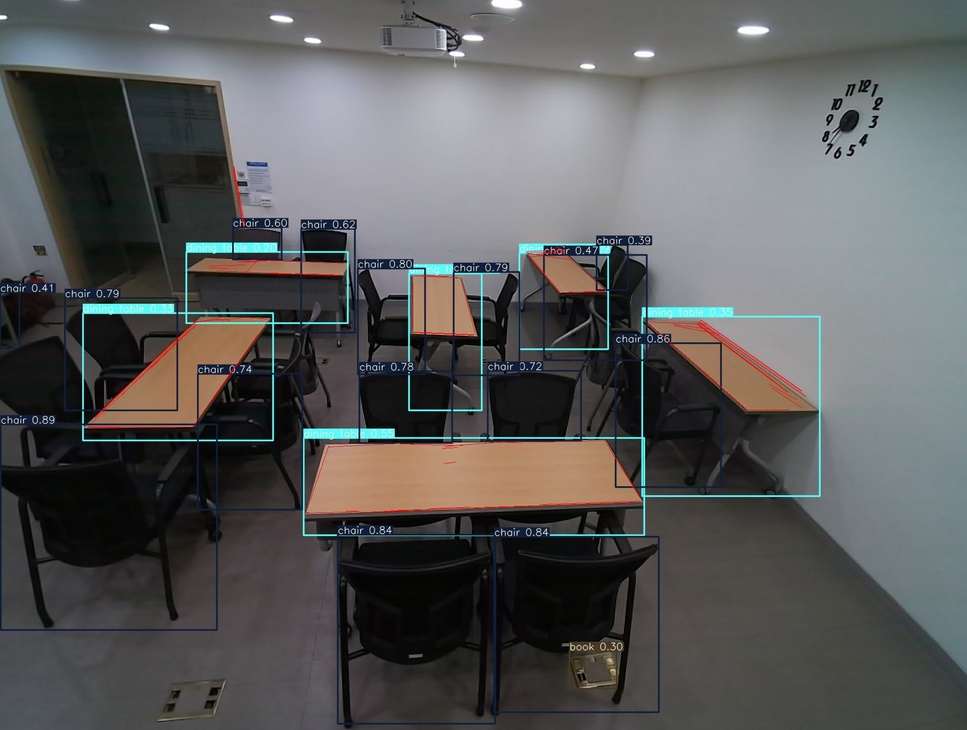
#> input picture utils/result0.jpeg, 967 x 730 px, shrunk from 1928 x 1456 before the run
$ python -i table_lines.py   (imports and definitions only)
#> lines starting #> are read from the running program, lines starting #| are printed output that depends on the picture
#> further down, picture is the input picture: shape (730, 967, 3); mean B, G, R 89.4, 89.6, 89.2
import cv2
import numpy as np
import os
import sys
from pathlib import Path
from PIL import Image

# return list of line endpoints
# reference: https://stackoverflow.com/questions/45322630/how-to-detect-lines-in-opencv
def find_lines(img):
    gray = cv2.cvtColor(img, cv2.COLOR_BGR2GRAY)
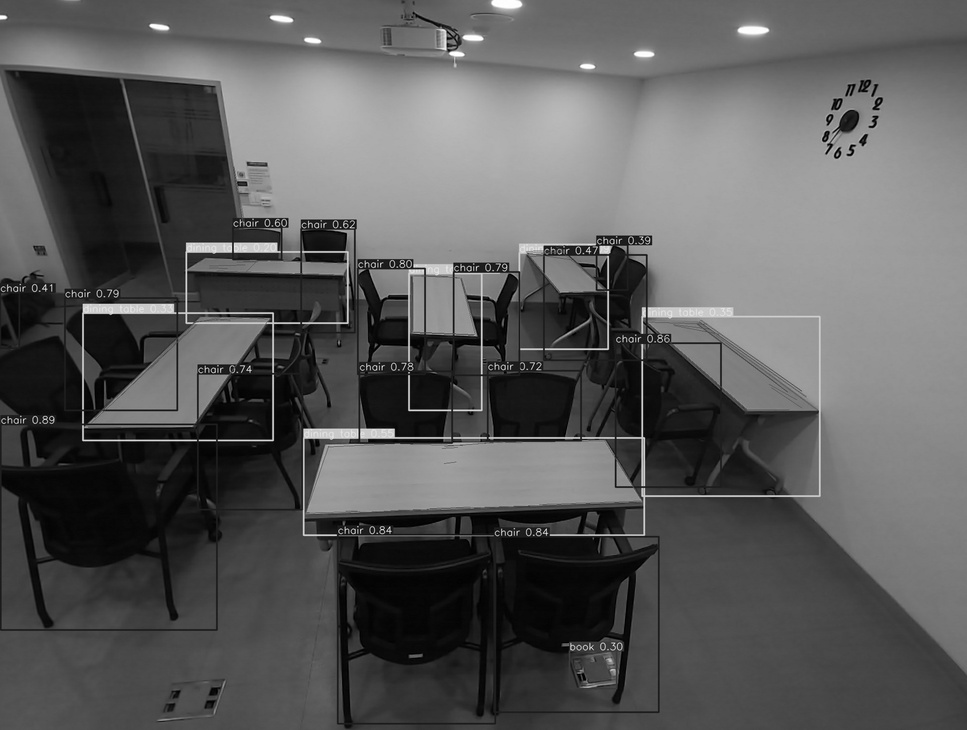
#> gray: shape (730, 967); min 0, max 255, mean 89.4
    kernel_size = 9
    h, w = gray.shape
#> h = 730; w = 967
    if (h < 100 or w < 100):
        kernel_size = 3
    blur_gray = cv2.GaussianBlur(gray, (kernel_size, kernel_size), 0)
    low_threshold = 10
    high_threshold = 70
    edges = cv2.Canny(blur_gray, low_threshold, high_threshold)
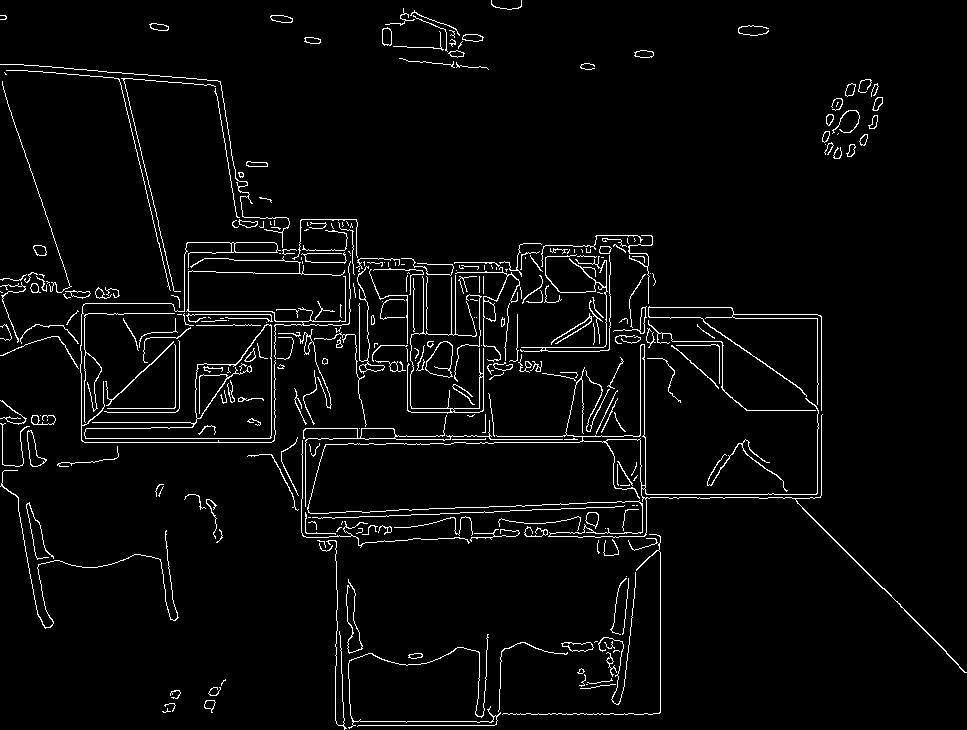
#> edges: shape (730, 967); 3.6% white in thin lines or dots
    rho = 1
    theta = np.pi / 180
    threshold = 30  # minimum number of votes (intersections in Hough grid cell)
    min_line_length = 5  # minimum number of pixels making up a line
    max_line_gap = 40  # maximum gap in pixels between connectable line segments
    line_image = np.copy(img) * 0  # creating a blank to draw lines on
#> line_image: shape (730, 967, 3); every value is 0
    # Run Hough on edge detected image
    # Output "lines" is an array containing endpoints of detected line segments
    lines = cv2.HoughLinesP(edges, rho, theta, threshold, np.array([]),
                        min_line_length, max_line_gap)
#> lines = 368 rows, first 6: [81, 438, 395, 438], [301, 513, 646, 501], [175, 318, 517, 318], [84, 442, 306, 442], [274, 439, 645, 439], [660, 712, 660, 494]

    for line in lines:
        for x1,y1,x2,y2 in line:
            cv2.line(line_image,(x1,y1),(x2,y2),(255,0,0),1)
#> this loop made 368 passes
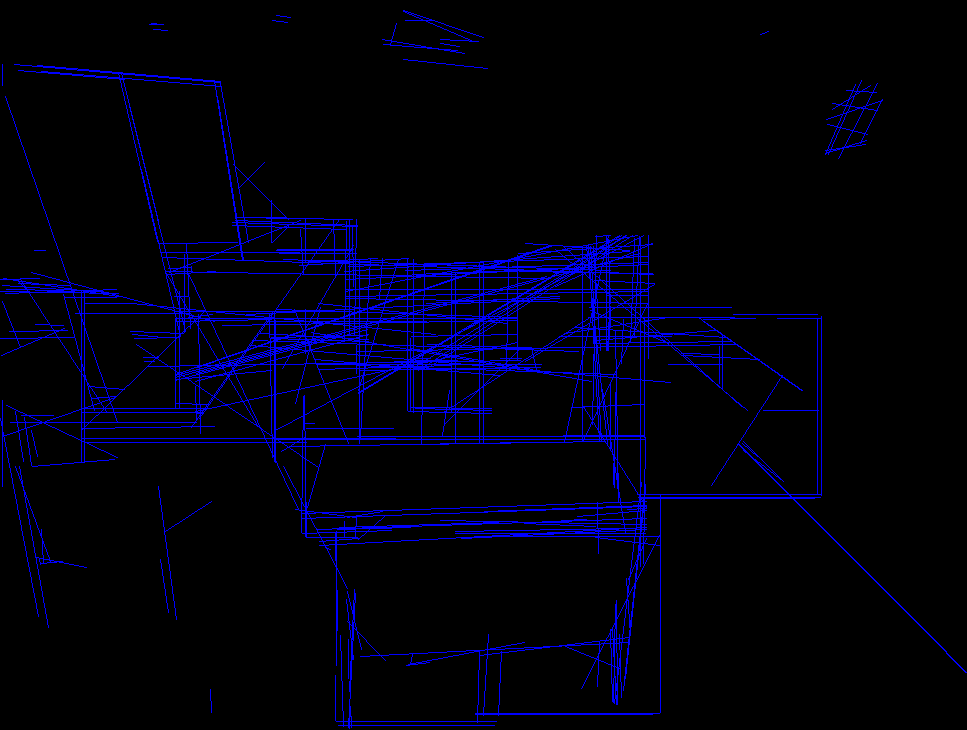
#> line_image: shape (730, 967, 3); mean B, G, R 14.7, 0, 0

    lines = [lines[i].flatten() for i in range(len(lines))]
#> lines = 368 items, first 6: [81, 438, 395, 438], [301, 513, 646, 501], [175, 318, 517, 318], [84, 442, 306, 442], [274, 439, 645, 439], [660, 712, 660, 494]

    return line_image, lines

# connect nearby lines -> find intersection point -> extend endpoints
MAX = 1000
EPS = 0.01

# [20 lines left out: functions slope_intercept, find_intersect, not called in this run]

slope_threshold = 1
parallel_threshold = 15
dist_threshold = 15
# lengthen nearby lines so that they intersect, and merge line segments that are on the same line
# could return 1 or 2 lines
# if this returns 1 line, then this means we have merged two consecutive lines, so we can delete the second line
# [131 lines left out: functions change_endpoints, connect_lines, not called in this run]


# find connected components. String of nodes as intersections btw lines (end when an intersection = beginning)
# numpy connections
connections = []
# brute force

# if length of connection < 4 (less than 4 intersections), create connections
    # use endpoints as nodes

# if length of connection > 4:
    # get rid of nodes

# if length of connection == 4:
    # store Polygon area, connection info

# find area of largest connected component -> use as table

# reduce nodes in table to 4. Use slope and line

# [33 lines left out: function test, not called in this run]


        # [10 lines of commented-out code are left out]

# [2 lines not run here, left out]

>>> import cv2
>>> picture = cv2.imread('result0.jpeg')
>>> result = find_lines(picture)

$ run again, on utils/result2.jpeg
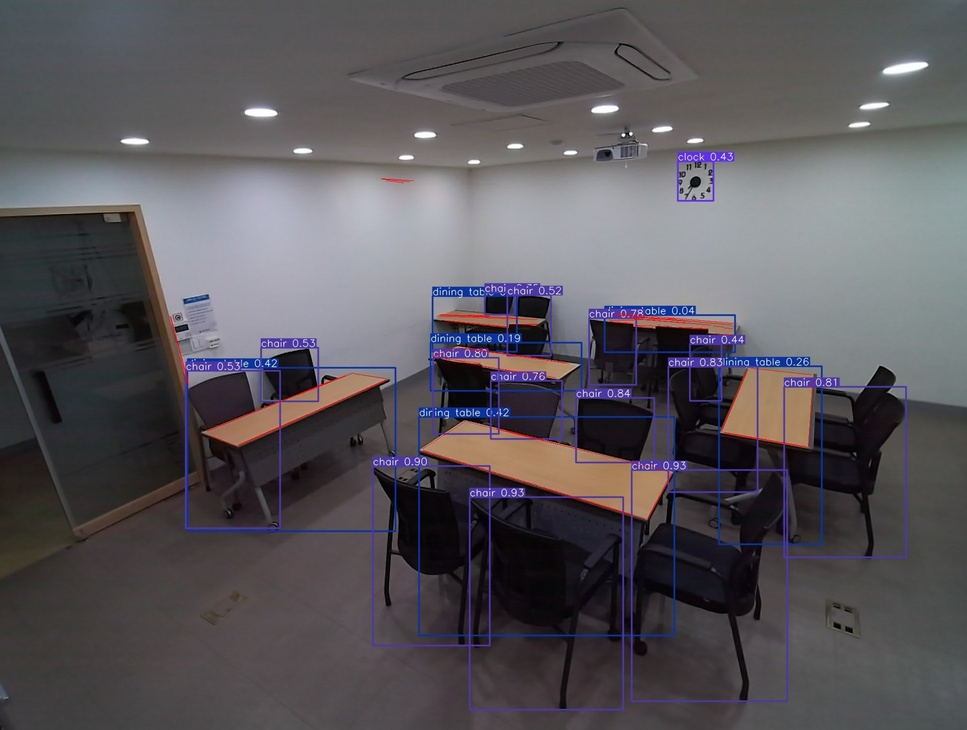
#> input picture utils/result2.jpeg, 967 x 730 px, shrunk from 1928 x 1456 before the run
#> picture is the input picture: shape (730, 967, 3); mean B, G, R 90.6, 85.7, 89.2
#> in find_lines, `edges = cv2.Canny(blur_gray, low_threshold, high_threshold)`:
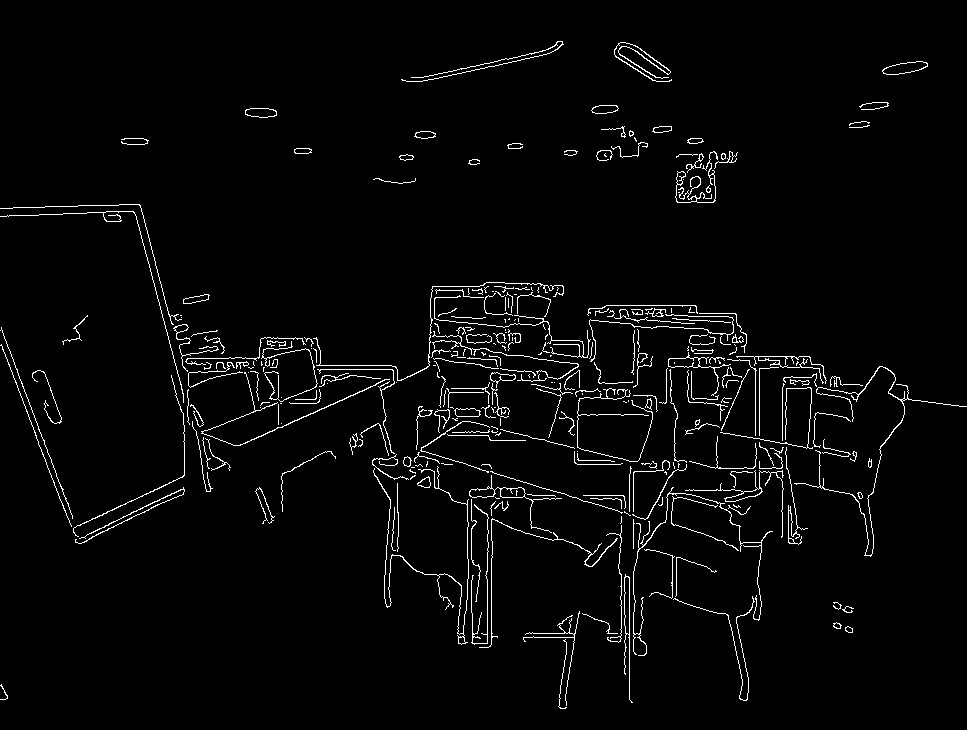
#> edges: shape (730, 967); 2.9% white in thin lines or dots
#> in find_lines, `lines = cv2.HoughLinesP(edges, rho, theta, threshold, np.array([]), mi..`: lines = 406 rows, first 6: [184, 470, 548, 308], [633, 651, 633, 461], [317, 383, 673, 472], [577, 364, 823, 368], [491, 644, 491, 282], [173, 358, 269, 358]
#> the loop in find_lines, `for line in lines:` made 406 passes
#> after the loop in find_lines, `for line in lines:`:
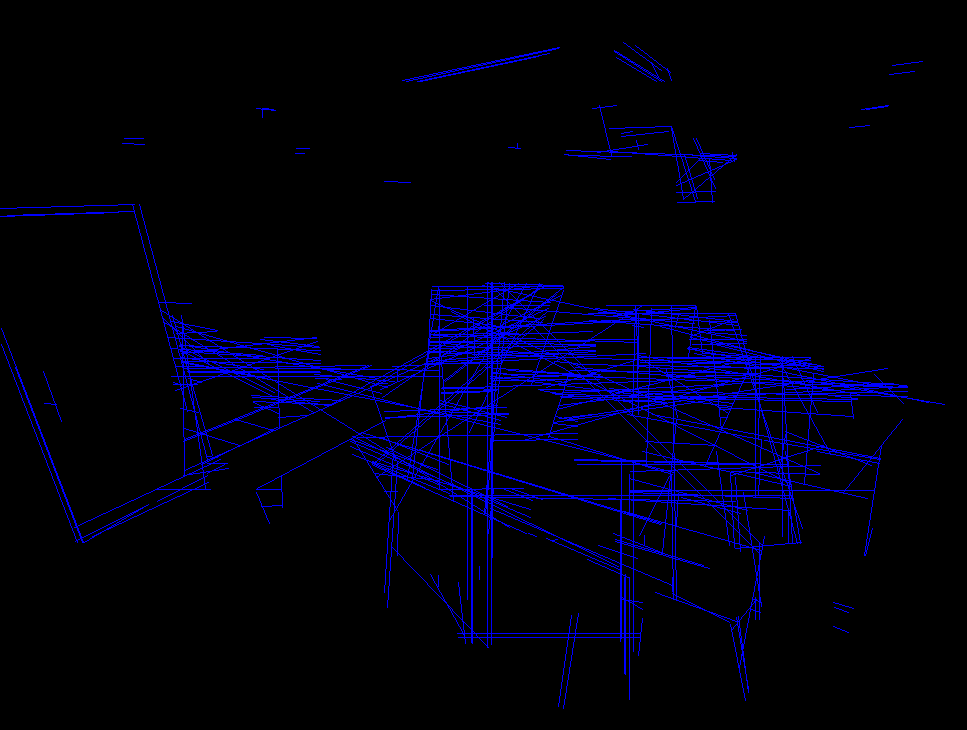
#> line_image: shape (730, 967, 3); mean B, G, R 14.3, 0, 0
#> in find_lines, `lines = [lines[i].flatten() for i in range(len(lines))]`: lines = 406 items, first 6: [184, 470, 548, 308], [633, 651, 633, 461], [317, 383, 673, 472], [577, 364, 823, 368], [491, 644, 491, 282], [173, 358, 269, 358]
